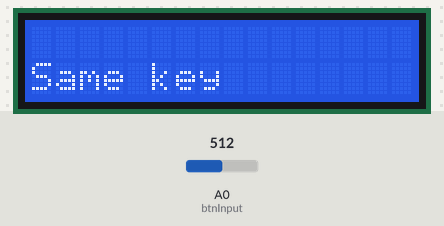
Bench run of a sketch on a simulated Arduino Uno, built with avr-gcc and run on an emulated ATmega328P. On the bench: 16×2 character LCD. The inputs (shaded band) are chosen by the test bench; at power-on: A0 (btnInput) = 512.

Above: at 1.2 s.
1.3 s: A0 (btnInput) set to 0
At 2.1 s:
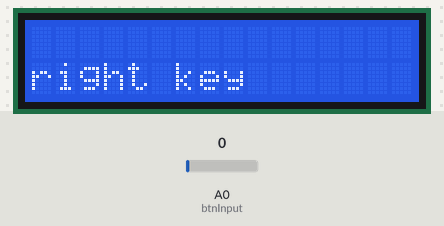
4.3 s: A0 (btnInput) set to 122
At 4.7 s:
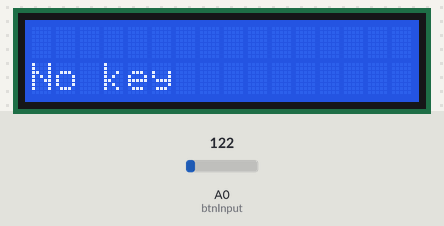
7.3 s: A0 (btnInput) set to 306
10.3 s: A0 (btnInput) set to 511
13.3 s: A0 (btnInput) set to 716
16.3 s: A0 (btnInput) set to 0
At 17.1 s:
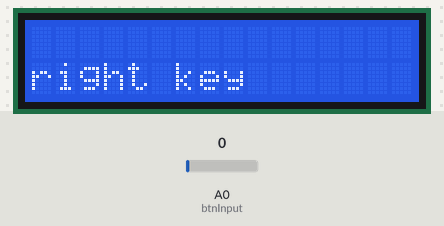
Timing chart, 0 to 19.3 s (numbered marks = the images above; inputs shaded):
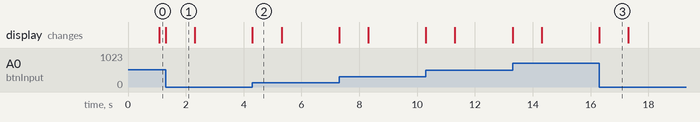

Measured:
- after the input at 1.3 s, the display: changes at once (image 1)
- after the input at 4.3 s, the display: changes at once (image 2)
- after the input at 16.3 s, the display: changes at once (image 3)
- what the display in image 1 shows lasts 1.0 s, from 1.3 s to 2.3 s

The sketch:

menuDraft.ino
```cpp
// include the library code:
#include <LiquidCrystal.h>

const int DEFAULT_KEY_PIN = A0; //analog input
const int DEFAULT_THRESHOLD = 5; //threshold for button reading

const int UPKEY_ARV = 144; //that's read "analogue read value"
const int DOWNKEY_ARV = 329;
const int LEFTKEY_ARV = 505;
const int RIGHTKEY_ARV = 0;
const int SELKEY_ARV = 742;
const int NOKEY_ARV = 1023;


const int UP_KEY = 1;
const int DOWN_KEY = 2;
const int RIGHT_KEY = 3;
const int LEFT_KEY = 4;
const int SELECT_KEY = 5;
const int NO_KEY = 0;


int keyPin = DEFAULT_KEY_PIN;
int threshold = DEFAULT_THRESHOLD;
int curInput = 1023; //default to nothing
int curKey = NO_KEY;
int prevInput = 1023;
int prevKey = 1023;


// initialize the library with the numbers of the interface pins
LiquidCrystal lcd(8, 13, 9, 4, 5, 6, 7);
int btnInput = A0;

void setup() {
  // set up the LCD's number of columns and rows:\
  Serial.begin(9600);
  lcd.begin(16, 2);
  // Print a message to the LCD.
  lcd.print("hello, world!");
}

void loop() {
  // set the cursor to column 0, line 1
  // (note: line 1 is the second row, since counting begins with 0):
  lcd.clear();
  lcd.setCursor(0, 1);
  getKey();
}


int getKey() {
  prevInput = curInput;
  curInput = analogRead(btnInput);
  if (curInput == prevInput)
   {
     curKey = prevKey;
     lcd.print("Same key");
   }
   else
   {
     prevKey = curKey;

     if (curInput > UPKEY_ARV - threshold && curInput < UPKEY_ARV + threshold ) curKey = UP_KEY;
     else if (curInput > DOWNKEY_ARV - threshold && curInput < DOWNKEY_ARV + threshold ) curKey = DOWN_KEY;
     else if (curInput > RIGHTKEY_ARV - threshold && curInput < RIGHTKEY_ARV + threshold ) curKey = RIGHT_KEY;
     else if (curInput > LEFTKEY_ARV - threshold && curInput < LEFTKEY_ARV + threshold ) curKey = LEFT_KEY;
     else if (curInput > SELKEY_ARV - threshold && curInput < SELKEY_ARV + threshold ) curKey = SELECT_KEY;
     else curKey = NO_KEY;
    lcd.clear();
    lcd.setCursor(0, 1);
    findButton(curKey);
    delay(1000);
  }
}


int findButton(int btn) {
    switch(btn) {
    case NO_KEY: //Video Selected
      lcd.print("No key");
      break;
    case UP_KEY: //Time Lapse
      lcd.print("Up key");
      break;
    case LEFT_KEY: //Test
      lcd.print("left key");
      break;
    case RIGHT_KEY: //Video Selected
      lcd.print("right key");
      break;
    case SELECT_KEY: //Time Lapse
      lcd.print("select key");
      break;
    case DOWN_KEY: //Test
      lcd.print("down key");
      break;
    default:
      lcd.print("invalid");
      break;
    }
}
```
